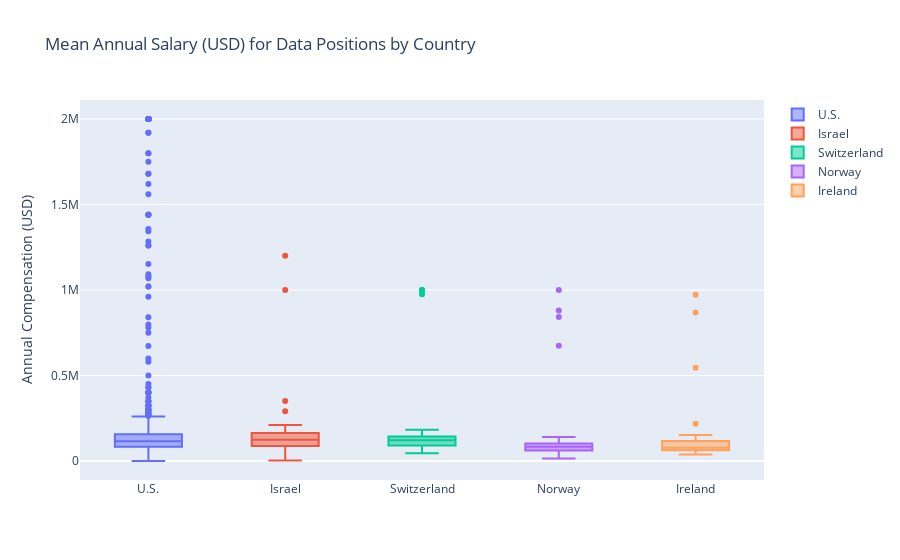

Write notebook code for a chart like this one.
### Code cell
counter = 0
for df in samples:
    fig.add_trace(go.Box(
        y= df['ConvertedComp'],
        name=country_names[counter]
    ))
    counter+=1

fig.update_layout(
    title='Mean Annual Salary (USD) for Data Positions by Country',
    yaxis_title = 'Annual Compensation (USD)'
)

### Figure 1 — Plotly figure (JSON) as saved in the notebook; plotly's stock layout.template omitted (floating-point values rounded to 4 significant figures; data arrays with more than 128 entries replaced by an {"elided": "..."} marker saying what was removed)
{"data": [{"name": "U.S.", "type": "box", "y": {"elided": "1659 int values"}}, {"name": "Israel", "type": "box", "y": [73548, null, 175116, 70044, 122580, null, 105072, 192624, 105072, 175116, null, null, 2904, 290394, null, 57203, 21708, 129588, null, 98064, 56040, null, 1200000, 122580, null, 119076, 126084, null, 70044, 133080, 154104, null, null, 163438, 210132, 126084, 147096, 140088, null, null, 131334, 94560, null, null, 105072, null, null, 126084, 82308, 70044, 167524, 105072, null, 140088, 87556, 94560, 122580, 1000000, null, 204297, 197000, null, 140088, 350224, 82308, 87552]}, {"name": "Switzerland", "type": "box", "y": [121980, 103682, 171278, null, 101649, 84369, 132143, null, 101244, 89959, null, 62616, null, 142308, 48792, null, null, 111814, null, 1000000, null, null, 975828, 121979, 182968, 78066, 75220, 96973, 116896, 152473, 152473, 132143, 121979, 132143, 133160, 45742, 77761, 73188, 1000000, 140527, 152473, 91484, 127061, 121979, null, null, 60984, 152473, 121979, 106116, 132143, null, 81319, null, 121979, 127061, null, null, 81319, 115880, 114660, 182968, 121979, 152473, null, 97584, 172803, 146374, 64859]}, {"name": "Norway", "type": "box", "y": [102276, 94512, 107895, 880428, 54049, 64737, 140264, 62579, 58264, 118685, 86316, 673272, 841584, null, 15105, 45208, 83619, null, 64737, 118685, null, 75527, null, 51682, 73908, null, 102501, null, null, 89014, 71211, 97753, 62040, 1000000, 89553, null, 99803, 80922, 86316, 76606, 51792, 45312, null, 59882, 86316, 41000]}, {"name": "Ireland", "type": "box", "y": [null, 86478, null, null, 64859, 77831, 135100, null, 70264, null, null, 54049, 544812, 42699, 54049, 43239, 129718, 92964, null, 64859, 70264, 869112, 64859, 78350, 37834, null, 151337, 70264, 102693, null, 81074, 58368, 42656, null, 89181, 64859, 81074, null, 218358, null, 113503, 972888, 59454, 70264, 129718]}], "layout": {"title": {"text": "Mean Annual Salary (USD) for Data Positions by Country"}, "yaxis": {"title": {"text": "Annual Compensation (USD)"}}}}
